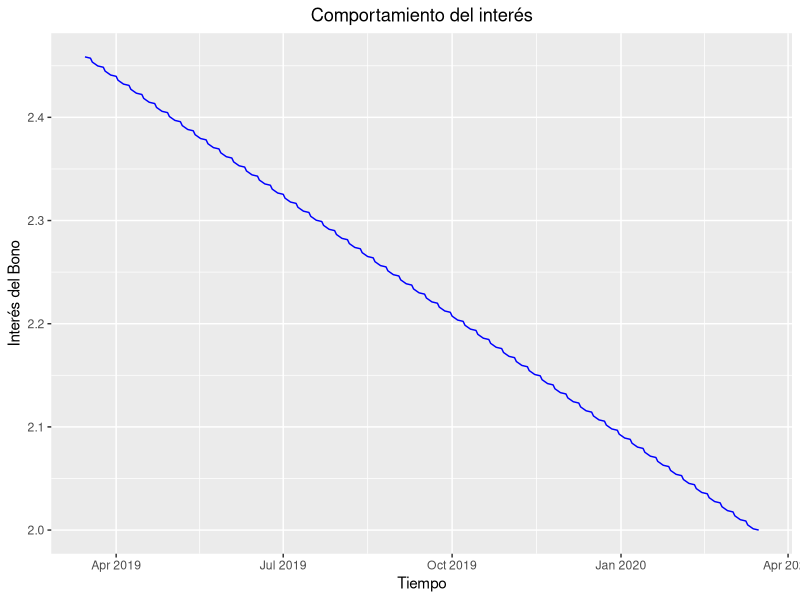
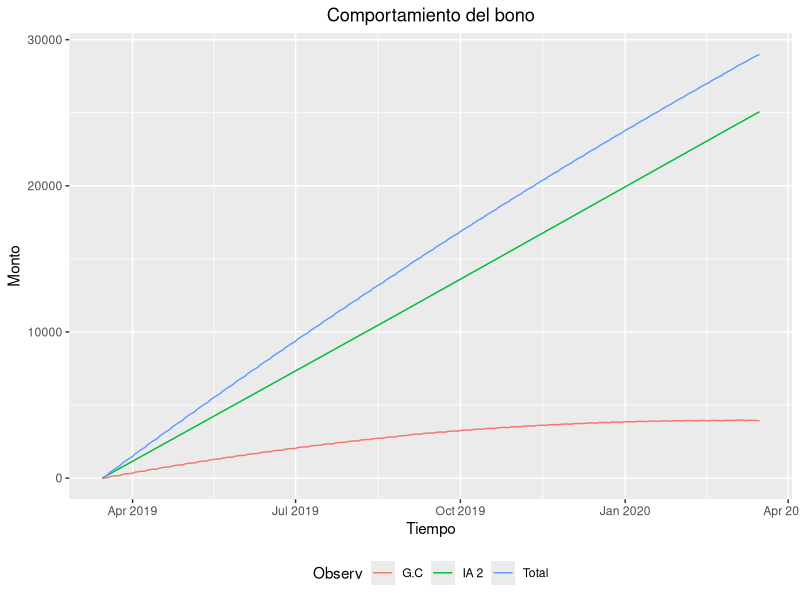
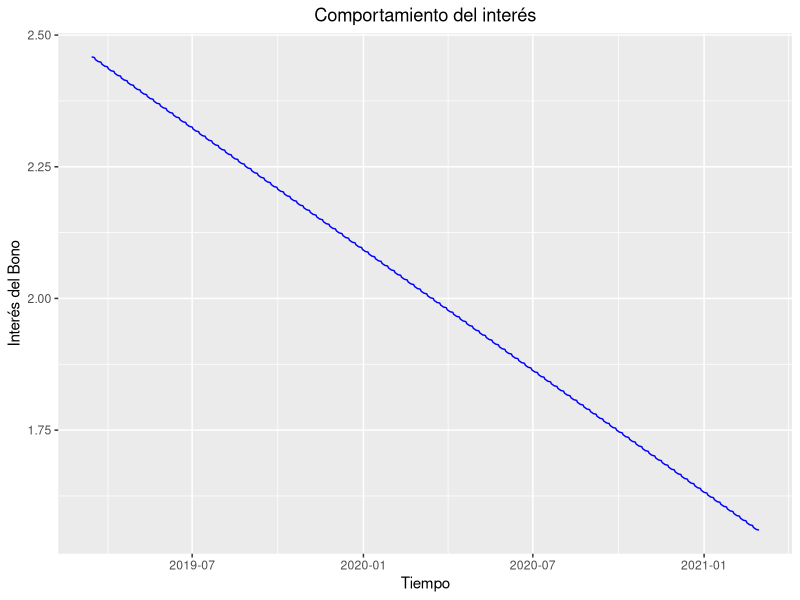
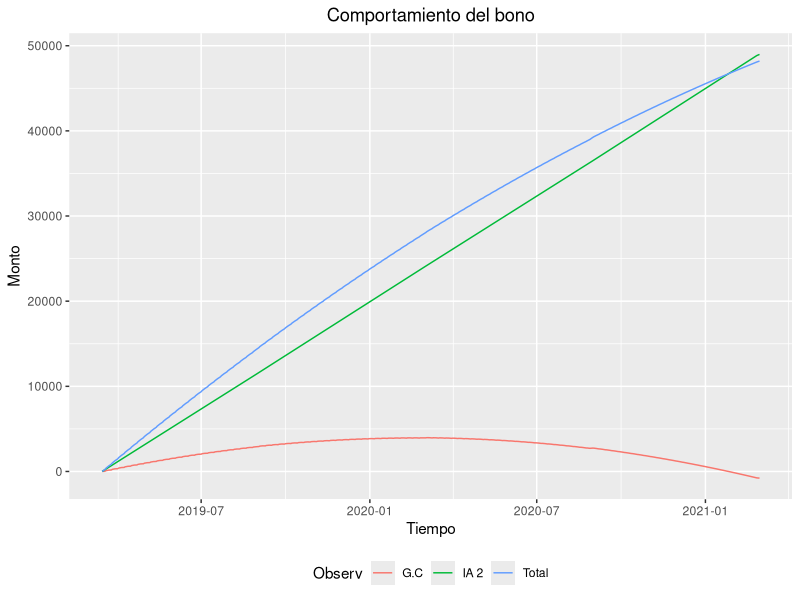
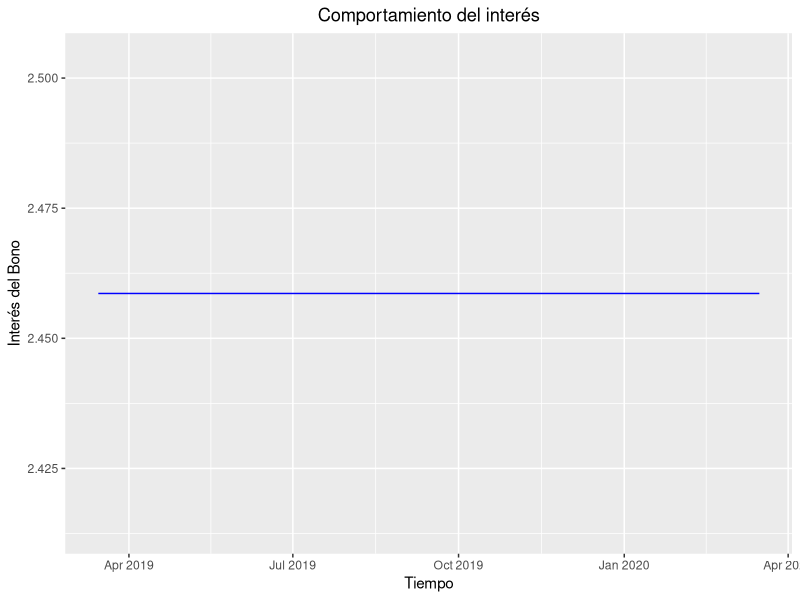
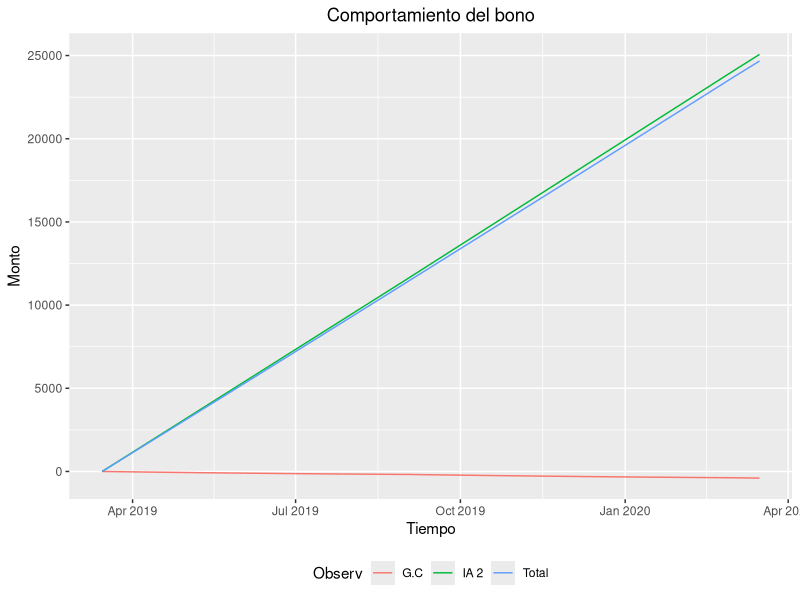
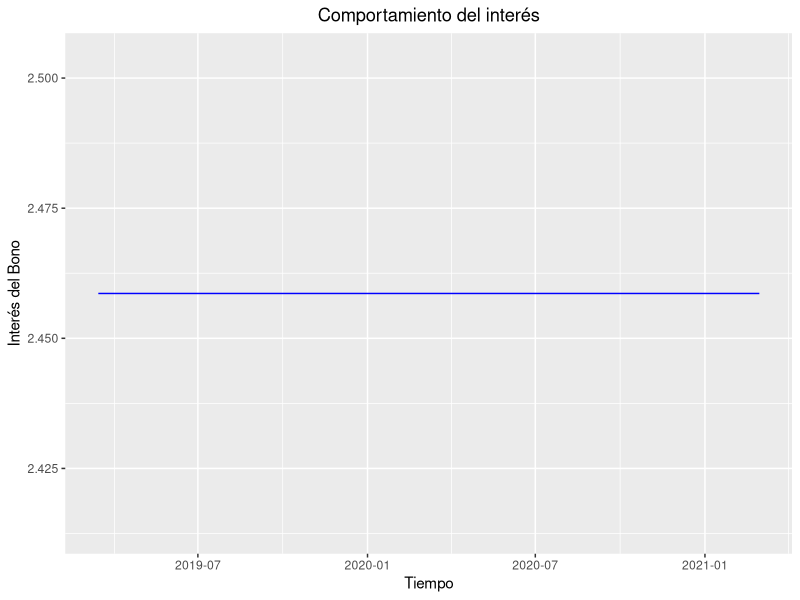
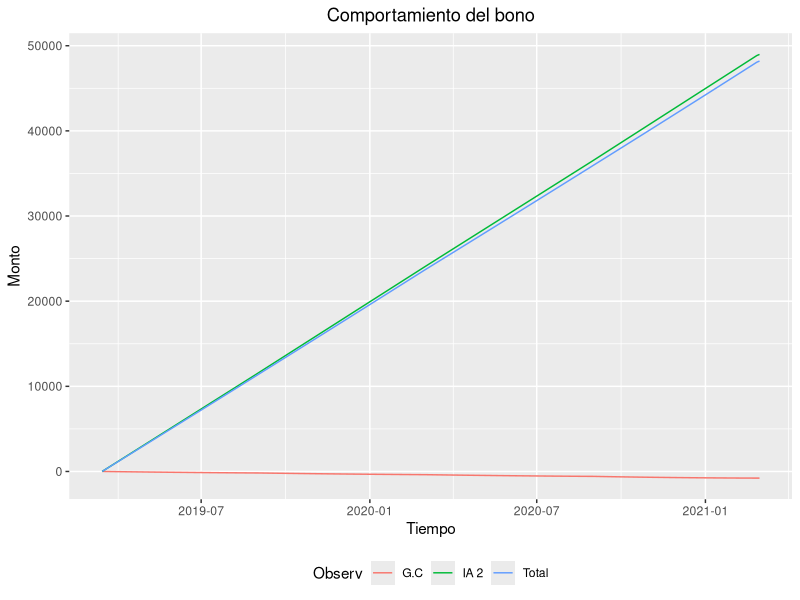

Generate these figures, in order, with R:
## ---- chunk 1
knitr::opts_chunk$set(echo = TRUE,fig.width=3, fig.height=3)

library(ggplot2)
library(readxl)
library(tidyverse)
library(lubridate)
library(kableExtra)

Bono1 <- read_excel("Ex1.BonoPL.xlsx",
                    col_names = FALSE)
Bono2 <- read_excel("Ex1.BonoPL.xlsx", sheet = "Bond (2)",
                    col_names = FALSE)
Bono3 <- read_excel("Ex1.BonoPL.xlsx", sheet = "Bond (3)",
                    col_names = FALSE)
Bono4 <- read_excel("Ex1.BonoPL.xlsx", sheet = "Bond (4)",
                    col_names = FALSE)


Datos <- Bono1[c(2)]
Datos <- Datos[c(1:10), ]
Datos <- as.data.frame(t(Datos))
colnames(Datos)[1:length(Datos)] <-
  c(
    "ISIN",
    "TICKER",
    "Vencimiento",
    "Cupón(%)",
    "Frequencia cupón",
    "Monto",
    "Subcupon",
    "Liquid (SETT)",
    "Yield de entrada",
    "Precio Compra"
  )

## ---- chunk 2
#Funciones que se van a emplear precio y demás
vectorr <- c()
calculo_precio <-
  function(facial, cupon, tasa, periodos, dias, final) {
    for (i in 1:length(fecha)) {
      if (fecha[i] - fecha_pago[1] >= fecha_pago[2] - fecha_pago[1]) {
        fecha_pago <- fecha_pago[-1]
      }
      if (0 < as.numeric(final - fecha[i])) {
        A <- as.numeric(fecha[i] - fecha_pago[1])
        E <- dias / periodos
        Dsc <- E - A
        tasa_efectiva <- tasa[i] / (periodos * 100)
        N <- length(fecha_pago) - 2
        c <- length(fecha_pago) - c(2:length(fecha_pago))
        cupon_p <- cupon / periodos
        if(N==0){
         t_1<-facial*cupon_p+facial 
         t_2<-tasa_efectiva*Dsc/E+1
         t_3<-facial*A/E*cupon_p
         vectorr[i]<-t_1/t_2-t_3
        }else{
        vectorr[i] <- (
          facial * (1 + tasa_efectiva) ^ (-N - Dsc / E) + facial * cupon_p * sum((1 +
                                                                                    tasa_efectiva) ^ (-c - Dsc / E)) - facial * cupon_p * A / E
        )}
      } else{
        vectorr[i] <- facial
      }
    }
    
    return(vectorr)
  }
creacion_de_columnas <-
  function(interes,
           interes2,
           yas_bond_yld,
           G_capital,
           shock,
           TOTAL,
           Retorno_total,
           YAS_BOND_PX) {
    for (i in 1:(length(fecha) - 1)) {
      if (interes[i] < interes[i + 1]) {
        interes2[i + 1] <- interes2[i] + interes[i + 1] - interes[i]
      } else {
        interes2[i + 1] <-
          interes2[i] + interes[i + 1] - interes[i] + as.numeric(as.character(Datos$Subcupon))
      }#se calcula la columna de INT_ACC
      
      yas_bond_yld[i + 1] <- yas_bond_yld[i] + shock[i]
      G_capital <-
        c(G_capital,
          (YAS_BOND_PX[i + 1] - as.numeric(as.character(
            Datos$`Precio Compra`
          ))) *
            as.numeric(as.character(Datos$Monto)) / 100)
      TOTAL <- c(TOTAL, interes2[i] + G_capital[i])
      Retorno_total <-
        c(Retorno_total, TOTAL[i] / as.numeric(as.character(Datos$Monto)) * 100)
      if (i == (length(fecha) - 1)) {
        TOTAL <- c(TOTAL, interes2[i + 1] + G_capital[i + 1])
        Retorno_total <- c(Retorno_total
                           ,
                           TOTAL[i + 1] / as.numeric(as.character(Datos$Monto)) * 100)
      }
    }
    return(list(
      interes,
      interes2,
      yas_bond_yld,
      G_capital,
      shock,
      TOTAL,
      Retorno_total
    ))
  }
## ---- chunk 3
#Funciones para constituir los graficos 

grafico1 <- function(fechas, tasabono) {
  
  ggplot( data = data.frame(fechas, tasabono), mapping = aes(x = fechas,  y = tasabono) ) +
    geom_line(color="blue") +
    labs(
      y = "Interés del Bono",
      x = "Tiempo",
      title = "Comportamiento del interés"
    ) + 
    theme(plot.title = element_text(hjust = .5))# colocamos el titulo en el centro
  
}

grafico2 <- function(fechas,`Interes acumulado 2` , total, gcapital) {
  
  Datosgra<-data.frame(fechas, `Interes acumulado 2`, total, gcapital)
  Datosgra<-gather(Datosgra, Observ, obtenido , names(Datosgra[2]):names(Datosgra[length(Datosgra)]))
  
  ggplot( data =Datosgra, mapping = aes(x = fechas, y = obtenido, group=Observ, color=Observ)) + 
    geom_line()+
    scale_color_discrete(labels=c("G.C", "IA 2", "Total"))+
      labs(
      y = "Monto",
      x = "Tiempo",
      title = "Comportamiento del bono"
      ) +
    theme(legend.position="bottom")+
    theme(plot.title = element_text(hjust = .5))# colocamos el titulo en el centro
  
}
## ---- chunk 4
fecha <- seq(as.Date("2019-03-15"), as.Date("2021-03-01"), "day")
fecha <- fecha[1 < wday(fecha) & wday(fecha) < 7]

interes1_1 <- as.numeric(Bono1$...2[-c(1:15)])
interes1_2 <- (0:(length(interes1_1) - 1))

factor_lineal<--(as.numeric(as.character(Datos$`Yield de entrada`))-as.numeric(as.character(Bono1[3,5])))/as.numeric(as.Date("2020-03-14")-as.Date("2019-03-15"))
ShockF_1<-c(factor_lineal)
ShockF_1<-c(ShockF_1,ShockF_1*as.numeric(fecha[-1]-fecha[-length(fecha)]))
YAS_BOND_YLD_1 <- c(2.458612, rep(0, length(interes1_1) - 1))
for (i in 2:length(YAS_BOND_YLD_1)) {
  YAS_BOND_YLD_1[i] <- YAS_BOND_YLD_1[i - 1] + ShockF_1[i - 1]
}

Gcapital_1 <- c(0)
TOTAL_1 <- c()
Retorno_total_1 <- c()


fecha_pago <- as.Date("2019-02-28")
j <- as.Date("2019-02-28")
while (j + 180 <= as.Date("2021-02-28")) {
  fecha_pago <-
    c(fecha_pago, ceiling_date(j + 180, unit = "month") - 1)
  j = j + 180
}

YAS_BOND_PX_1 <-
  calculo_precio(100, 0.025, YAS_BOND_YLD_1, 2, 360, as.Date("2021-02-28"))

bono_1 <-
  creacion_de_columnas(
    interes1_1,
    interes1_2,
    YAS_BOND_YLD_1,
    Gcapital_1 ,
    ShockF_1,
    TOTAL_1,
    Retorno_total_1,
    YAS_BOND_PX_1
  )
names(bono_1) <-
  c(
    "interes1_1",
    "interes1_2",
    "YAS_BOND_YLD_1",
    "Gcapital_1",
    "ShockF_1",
    "TOTAL_1",
    "Retorno_total_1"
  )
bono1 <-
  data.frame(
    "Fecha de evaluación" = fecha,
    "INT_ACC 1" = bono_1$interes1_1,
    "INT_ACC 2" = bono_1$interes1_2,
    "YAS_BOND_YLD" = bono_1$YAS_BOND_YLD_1,
    "ShockF." = bono_1$ShockF_1,
    "YAS BOND PX" = YAS_BOND_PX_1,
    "Gcapital" = bono_1$Gcapital_1,
    "TOTAL" = bono_1$TOTAL_1,
    "Retorno total (%)" = bono_1$Retorno_total_1
  )
rm(bono_1)

## ---- chunk 5
grafico1(bono1$Fecha.de.evaluación[bono1$Fecha.de.evaluación<=as.Date('2020-03-16')],bono1$YAS_BOND_YLD[bono1$Fecha.de.evaluación<=as.Date('2020-03-16')])

grafico2(bono1$Fecha.de.evaluación[bono1$Fecha.de.evaluación<=as.Date('2020-03-16')],bono1$INT_ACC.2[bono1$Fecha.de.evaluación<=as.Date('2020-03-16')],bono1$TOTAL[bono1$Fecha.de.evaluación<=as.Date('2020-03-16')], bono1$Gcapital[bono1$Fecha.de.evaluación<=as.Date('2020-03-16')] )

## ---- chunk 6

grafico1(bono1$Fecha.de.evaluación,bono1$YAS_BOND_YLD)
grafico2(bono1$Fecha.de.evaluación,bono1$INT_ACC.2,bono1$TOTAL,bono1$Gcapital)

## ---- chunk 7
fecha <- seq(as.Date("2019-03-15"), as.Date("2021-03-01"), "day")
fecha <- fecha[1 < wday(fecha) & wday(fecha) < 7]

interes2_1 <- as.numeric(Bono3$...2[-c(1:15)])
interes2_2 <- (0:(length(interes2_1) - 1))
ShockF_2 <- rep(0, length(interes2_1))
YAS_BOND_YLD_2 <- c(2.458612, rep(0, length(interes2_1) - 1))
for (i in 2:length(YAS_BOND_YLD_2)) {
  YAS_BOND_YLD_2[i] <- YAS_BOND_YLD_2[i - 1] + ShockF_2[i - 1]
}

Gcapital_2 <- c(0)
TOTAL_2 <- c()
Retorno_total_2 <- c()


fecha_pago <- as.Date("2019-02-28")
j <- as.Date("2019-02-28")
while (j + 180 <= as.Date("2021-02-28")) {
  fecha_pago <-
    c(fecha_pago, ceiling_date(j + 180, unit = "month") - 1)
  j = j + 180
}

YAS_BOND_PX_2 <-
  calculo_precio(100, 0.025, YAS_BOND_YLD_2, 2, 360, as.Date("2021-02-28"))

bono_2 <-
  creacion_de_columnas(
    interes2_1,
    interes2_2,
    YAS_BOND_YLD_2,
    Gcapital_2 ,
    ShockF_2,
    TOTAL_2,
    Retorno_total_2,
    YAS_BOND_PX_2
  )
names(bono_2) <-
  c(
    "interes2_1",
    "interes2_2",
    "YAS_BOND_YLD_2",
    "Gcapital_2",
    "ShockF_2",
    "TOTAL_2",
    "Retorno_total_2"
  )
bono2 <-
  data.frame(
    "Fecha de evaluación" = fecha,
    "INT_ACC 1" = bono_2$interes2_1,
    "INT_ACC 2" = bono_2$interes2_2,
    "YAS_BOND_YLD" = bono_2$YAS_BOND_YLD_2,
    "ShockF." = bono_2$ShockF_2,
    "YAS BOND PX" = YAS_BOND_PX_2,
    "Gcapital" = bono_2$Gcapital_2,
    "TOTAL" = bono_2$TOTAL_2,
    "Retorno total (%)" = bono_2$Retorno_total_2
  )

rm(bono_2)
## ---- chunk 8

grafico1(bono2$Fecha.de.evaluación[bono2$Fecha.de.evaluación<=as.Date('2020-03-16')],bono2$YAS_BOND_YLD[bono2$Fecha.de.evaluación<=as.Date('2020-03-16')])

grafico2(bono2$Fecha.de.evaluación[bono2$Fecha.de.evaluación<=as.Date('2020-03-16')],bono2$INT_ACC.2[bono2$Fecha.de.evaluación<=as.Date('2020-03-16')],bono2$TOTAL[bono2$Fecha.de.evaluación<=as.Date('2020-03-16')], bono2$Gcapital[bono2$Fecha.de.evaluación<=as.Date('2020-03-16')] )

## ---- chunk 9

grafico1(bono2$Fecha.de.evaluación,bono2$YAS_BOND_YLD)

grafico2(bono2$Fecha.de.evaluación,bono2$INT_ACC.2,bono2$TOTAL,bono2$Gcapital)

## ---- chunk 10

fecha <- seq(as.Date("2019-03-15"), as.Date("2021-03-01"), "day")
fecha <- fecha[1 < wday(fecha) & wday(fecha) < 7]

interes3_1 <- as.numeric(Bono3$...2[-c(1:15)])
interes3_2 <- (0:(length(interes3_1) - 1))

ShockF_3 <- as.numeric(Bono3$...6[-c(1:15)])
YAS_BOND_YLD_3 <- c(2.458612, rep(0, length(interes2_1) - 1))
for (i in 2:length(YAS_BOND_YLD_3)) {
  YAS_BOND_YLD_3[i] <- YAS_BOND_YLD_3[i - 1] + ShockF_3[i - 1]
}

Gcapital_3 <- c(0)
TOTAL_3 <- c()
Retorno_total_3 <- c()


fecha_pago <- as.Date("2019-02-28")
j <- as.Date("2019-02-28")
while (j + 180 <= as.Date("2021-02-28")) {
  fecha_pago <-
    c(fecha_pago, ceiling_date(j + 180, unit = "month") - 1)
  j = j + 180
}
vectorr <- c()
YAS_BOND_PX_3 <-
  calculo_precio(100, 0.025, YAS_BOND_YLD_3, 2, 360, as.Date("2021-02-28"))

bono_3 <-
  creacion_de_columnas(
    interes3_1,
    interes3_2,
    YAS_BOND_YLD_3,
    Gcapital_3 ,
    ShockF_3,
    TOTAL_3,
    Retorno_total_3,
    YAS_BOND_PX_3
  )
names(bono_3) <-
  c(
    "interes3_1",
    "interes3_2",
    "YAS_BOND_YLD_3",
    "Gcapital_3",
    "ShockF_3",
    "TOTAL_3",
    "Retorno_total_3"
  )
bono3 <-
  data.frame(
    "Fecha de evaluación" = fecha,
    "INT_ACC 1" = bono_3$interes3_1,
    "INT_ACC 2" = bono_3$interes3_2,
    "YAS_BOND_YLD" = bono_3$YAS_BOND_YLD_3,
    "ShockF." = bono_3$ShockF_3,
    "YAS BOND PX" = YAS_BOND_PX_3,
    "Gcapital" = bono_3$Gcapital_3,
    "TOTAL" = bono_3$TOTAL_3,
    "Retorno total (%)" = bono_3$Retorno_total_3
  )
rm(bono_3)

## ---- chunk 11

grafico1(bono3$Fecha.de.evaluación[bono3$Fecha.de.evaluación<=as.Date('2020-03-16')],bono3$YAS_BOND_YLD[bono3$Fecha.de.evaluación<=as.Date('2020-03-16')])

grafico2(bono3$Fecha.de.evaluación[bono3$Fecha.de.evaluación<=as.Date('2020-03-16')],bono3$INT_ACC.2[bono3$Fecha.de.evaluación<=as.Date('2020-03-16')],bono3$TOTAL[bono3$Fecha.de.evaluación<=as.Date('2020-03-16')], bono3$Gcapital[bono3$Fecha.de.evaluación<=as.Date('2020-03-16')] )

## ---- chunk 12

grafico1(bono3$Fecha.de.evaluación,bono3$YAS_BOND_YLD)
grafico2(bono3$Fecha.de.evaluación,bono3$INT_ACC.2,bono3$TOTAL,bono3$Gcapital)

## ---- chunk 13
fecha <- seq(as.Date("2019-03-15"), as.Date("2021-03-01"), "day")
fecha <- fecha[1 < wday(fecha) & wday(fecha) < 7]

interes4_1 <- as.numeric(Bono4$...2[-c(1:15)])
interes4_2 <- (0:(length(interes4_1) - 1))

ShockF_4 <- as.numeric(Bono4$...6[-c(1:15)])
YAS_BOND_YLD_4 <- c(2.458612, rep(0, length(interes2_1) - 1))
for (i in 2:length(YAS_BOND_YLD_4)) {
  YAS_BOND_YLD_4[i] <- YAS_BOND_YLD_4[i - 1] + ShockF_4[i - 1]
}

Gcapital_4 <- c(0)
TOTAL_4 <- c()
Retorno_total_4 <- c()
fecha_pago <- as.Date("2019-02-28")
j <- as.Date("2019-02-28")
while (j + 180 <= as.Date("2021-02-28")) {
  fecha_pago <-
    c(fecha_pago, ceiling_date(j + 180, unit = "month") - 1)
  j = j + 180
}
vectorr <- c()
YAS_BOND_PX_4 <-
  calculo_precio(100, 0.025, YAS_BOND_YLD_4, 2, 360, as.Date("2021-02-28"))
bono_4 <-
  creacion_de_columnas(
    interes4_1,
    interes4_2,
    YAS_BOND_YLD_4,
    Gcapital_4 ,
    ShockF_4,
    TOTAL_4,
    Retorno_total_4,
    YAS_BOND_PX_4
  )
names(bono_4) <-
  c(
    "interes4_1",
    "interes4_2",
    "YAS_BOND_YLD_4",
    "Gcapital_4",
    "ShockF_4",
    "TOTAL_4",
    "Retorno_total_4"
  )
bono4 <-
  data.frame(
    "Fecha de evaluación" = fecha,
    "INT_ACC 1" = bono_4$interes4_1,
    "INT_ACC 2" = bono_4$interes4_2,
    "YAS_BOND_YLD" = bono_4$YAS_BOND_YLD_4,
    "ShockF." = bono_4$ShockF_4,
    "YAS BOND PX" = YAS_BOND_PX_4,
    "Gcapital" = bono_4$Gcapital_4,
    "TOTAL" = bono_4$TOTAL_4,
    "Retorno total (%)" = bono_4$Retorno_total_4
  )

rm(bono_4)

## ---- chunk 14

grafico1(bono4$Fecha.de.evaluación[bono4$Fecha.de.evaluación<=as.Date('2020-03-16')],bono4$YAS_BOND_YLD[bono4$Fecha.de.evaluación<=as.Date('2020-03-16')])
grafico2(bono4$Fecha.de.evaluación[bono4$Fecha.de.evaluación<=as.Date('2020-03-16')],bono4$INT_ACC.2[bono4$Fecha.de.evaluación<=as.Date('2020-03-16')],bono4$TOTAL[bono4$Fecha.de.evaluación<=as.Date('2020-03-16')], bono4$Gcapital[bono4$Fecha.de.evaluación<=as.Date('2020-03-16')] )
## ---- chunk 15

grafico1(bono4$Fecha.de.evaluación,bono4$YAS_BOND_YLD)
grafico2(bono4$Fecha.de.evaluación,bono4$INT_ACC.2,bono4$TOTAL,bono4$Gcapital)
